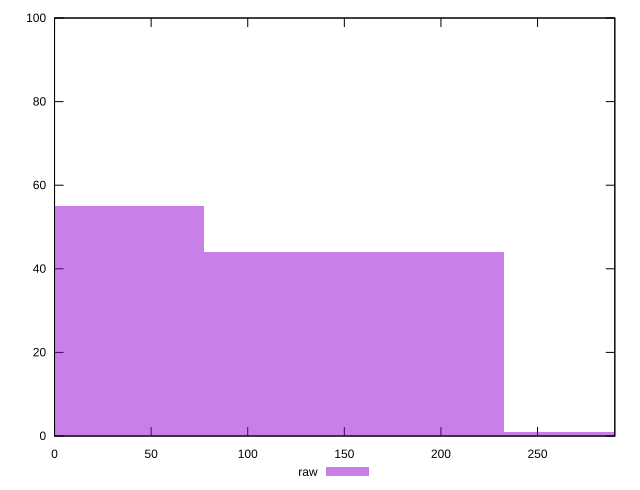

This chart was generated by the following gnuplot code:
reset

$raw <<EOF
155.07454383690583 44
0 55
310.14908767381166 1
EOF

set key outside below
set boxwidth 155.07454383690583
set xrange [0:290]
set yrange [0:100]
set trange [0:100]
set style fill transparent solid 0.5 noborder
set terminal svg size 640, 490 enhanced background rgb 'white'
set output "report_00018_2021-02-10T15-25-16.877Z/unused-css-rules/samples/pages/raw/histogram.svg"

plot $raw title "raw" with boxes

reset
